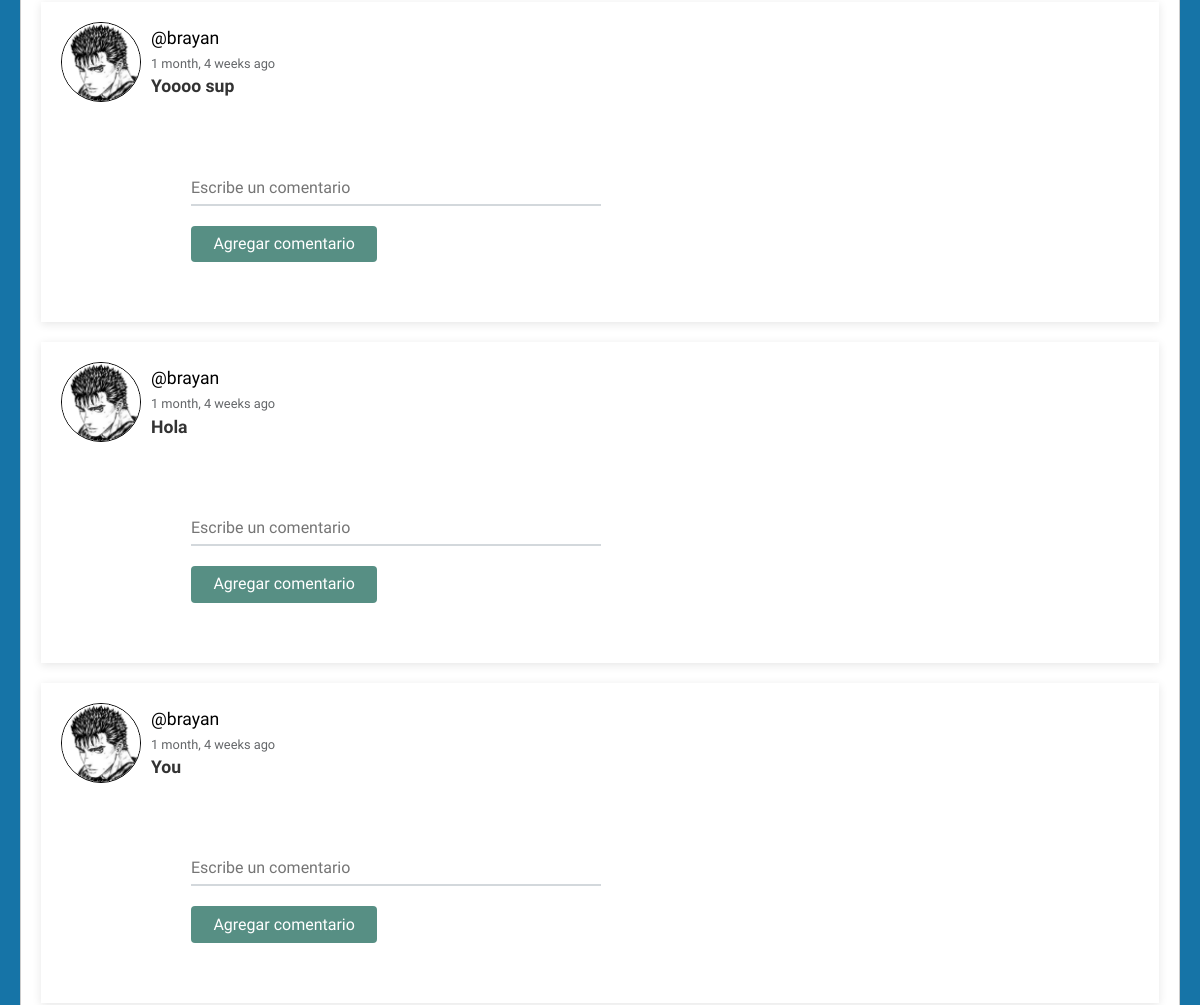
Before: /profile/brayan/ (middle part) with the older database file.
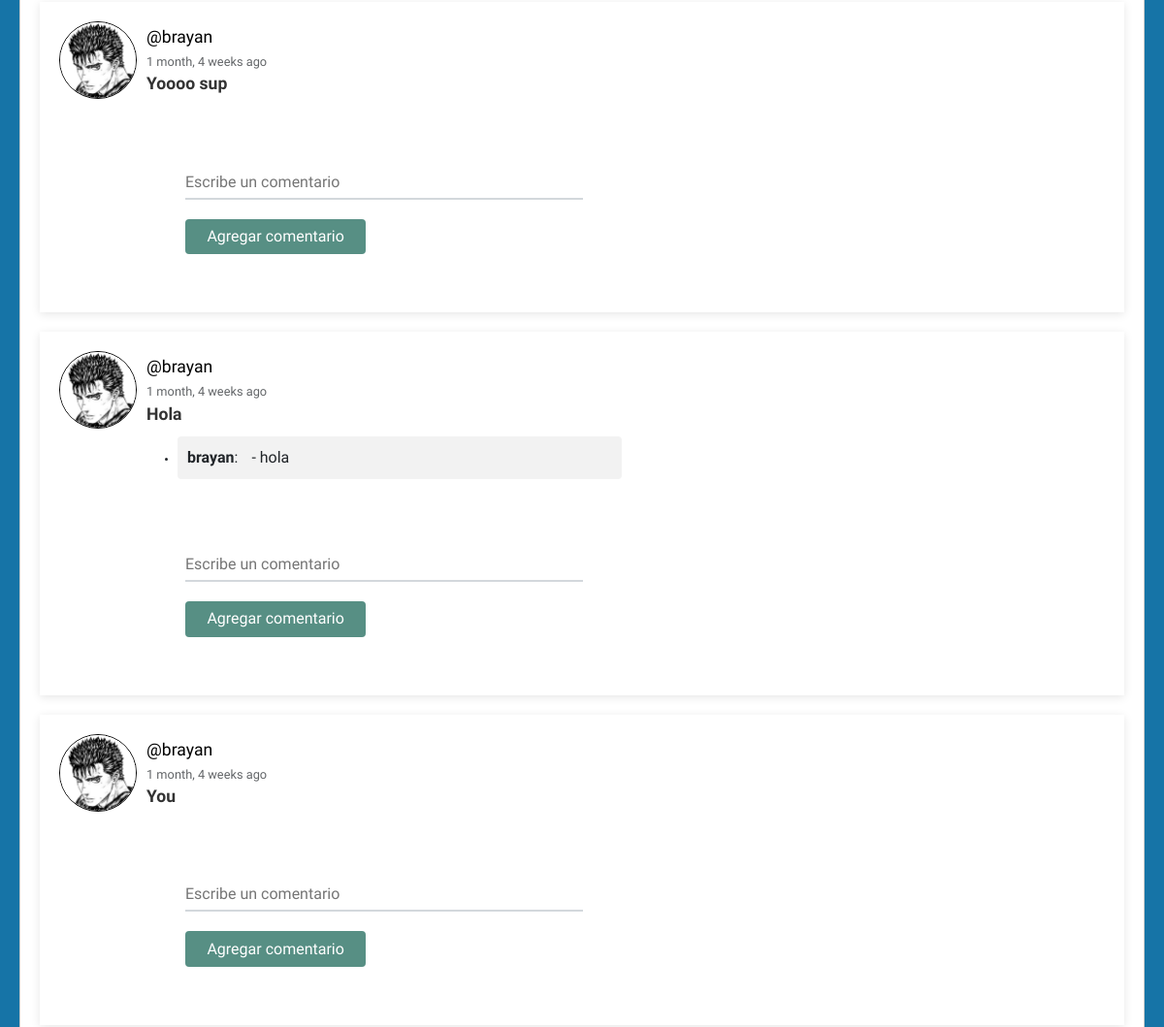
After: the same page with the newer database file.
### social/models.py (models this page shows, shortened)
class Post(models.Model):
    id = models.AutoField(primary_key=True)
    user = models.ForeignKey(User, on_delete=models.CASCADE, related_name='posts')
    timestamp = models.DateTimeField(default=timezone.now)
    content = models.TextField()
    comments = models.ForeignKey('Comment', on_delete=models.CASCADE, related_name='post_comments', null=True, blank=True)
    image = models.ImageField(upload_to='post_images', blank=True, null=True)
    class Meta:
        ordering = ['-timestamp']

class Profile(models.Model):
    id = models.BigAutoField(primary_key=True)
    objects = None
    user = models.OneToOneField(User, on_delete=models.CASCADE)
    image = models.ImageField(default='batman.png')
    def following(self):
        user_ids = Relationship.objects.filter(from_user=self.user)\
                                .values_list('to_user_id', flat=True)
        return User.objects.filter(id__in=user_ids)
    def followers(self):
        user_ids = Relationship.objects.filter(to_user=self.user)\
                                .values_list('from_user_id', flat=True)
        return User.objects.filter(id__in=user_ids)

class Comment(models.Model):
    id = models.BigAutoField(primary_key=True)
    user = models.ForeignKey(User, on_delete=models.CASCADE)
    post = models.ForeignKey('Post', on_delete=models.CASCADE, related_name='post_comments')
    content = models.TextField()
    created_at = models.DateTimeField(auto_now_add=True)

### social/views.py (the view)
# urls.py: path('profile/', views.profile, name='profile'),
def profile(request, username=None):
    current_user = request.user
    if username and username != current_user.username:
        user = User.objects.get(username=username)
        posts = user.posts.all()
    else:
        posts = current_user.posts.all()
        user = current_user
    return render(request, 'social/profile.html', {'user': user, 'posts': posts})

### social/templates/social/profile.html (shortened to what this page needs)
{% extends 'social/feed.html' %}
{% block content %}
{{ block.super }}
{% endblock %}

### social/templates/social/feed.html (shortened to what this page needs)
{% extends 'social/layout.html' %}
{% load humanize %}
{% load static %}
{% block content %}
<head>
    <link rel="stylesheet" href="https://cdn.jsdelivr.net/npm/bootstrap@5.3.0/dist/css/bootstrap.min.css">
    <link rel="stylesheet" href="https://cdn.jsdelivr.net/npm/slick-carousel@1.8.1/slick/slick.css">
    <link rel="stylesheet" href="{% static 'style.css' %}">
</head>
{% for post in posts %}
<article>
    <div class="container-article">
        <img src="{{ post.user.profile.image.url }}" alt="Foto de perfil" class="profile-picture">
        <div>
            <h2 class="username"><a href="{% url 'profile' post.user.username %}">@{{ post.user.username }}</a></h2>
            <time data-time="#">{{ post.timestamp|naturaltime }}</time>
            <div class="post">{{ post.content }}</div>
            <ul>
                {% for comment in post.post_comments.all %}
                <li class="comment-box">
                    <p><span class="author">{{ comment.user }}</span>: <span class="content">{{ comment.content }}</span></p>
                </li>
                {% endfor %}
            </ul>
            <form method="POST" action="{% url 'post_comments' post.pk %}">
                <input type="text" name="content" placeholder="Escribe un comentario" required>
                <button type="submit">Agregar comentario</button>
            </form>
        </div>
    </div>
</article>
{% endfor %}
{% endblock %}

Changed rows visible on the page:
added Comment: user "brayan", content "hola", shown under Post "Hola"
